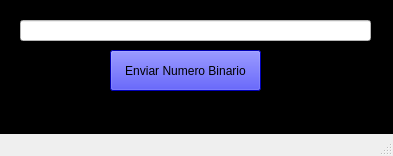
<?xml version="1.0" encoding="UTF-8"?>
<ui version="4.0">
 <class>MainWindow</class>
 <widget class="QMainWindow" name="MainWindow">
  <property name="geometry">
   <rect>
    <x>0</x>
    <y>0</y>
    <width>393</width>
    <height>156</height>
   </rect>
  </property>
  <property name="windowTitle">
   <string>MainWindow</string>
  </property>
  <widget class="QWidget" name="centralwidget">
   <widget class="QFrame" name="frame">
    <property name="geometry">
     <rect>
      <x>-10</x>
      <y>0</y>
      <width>801</width>
      <height>611</height>
     </rect>
    </property>
    <property name="autoFillBackground">
     <bool>false</bool>
    </property>
    <property name="styleSheet">
     <string notr="true">background-color: rgb(0, 0, 0);</string>
    </property>
    <property name="frameShape">
     <enum>QFrame::Box</enum>
    </property>
    <property name="frameShadow">
     <enum>QFrame::Sunken</enum>
    </property>
    <widget class="QLineEdit" name="lineEdit">
     <property name="geometry">
      <rect>
       <x>30</x>
       <y>20</y>
       <width>351</width>
       <height>21</height>
      </rect>
     </property>
     <property name="styleSheet">
      <string notr="true">background-color: rgb(255, 255, 255);</string>
     </property>
    </widget>
    <widget class="QPushButton" name="pushButton_3">
     <property name="geometry">
      <rect>
       <x>120</x>
       <y>50</y>
       <width>151</width>
       <height>41</height>
      </rect>
     </property>
     <property name="styleSheet">
      <string notr="true">background-color: rgb(0, 0, 255);</string>
     </property>
     <property name="text">
      <string>Enviar Numero Binario</string>
     </property>
     <property name="icon">
      <iconset theme="applications-office">
       <normaloff>.</normaloff>.</iconset>
     </property>
     <property name="checkable">
      <bool>false</bool>
     </property>
    </widget>
   </widget>
  </widget>
  <widget class="QStatusBar" name="statusbar"/>
 </widget>
 <resources/>
 <connections/>
</ui>
